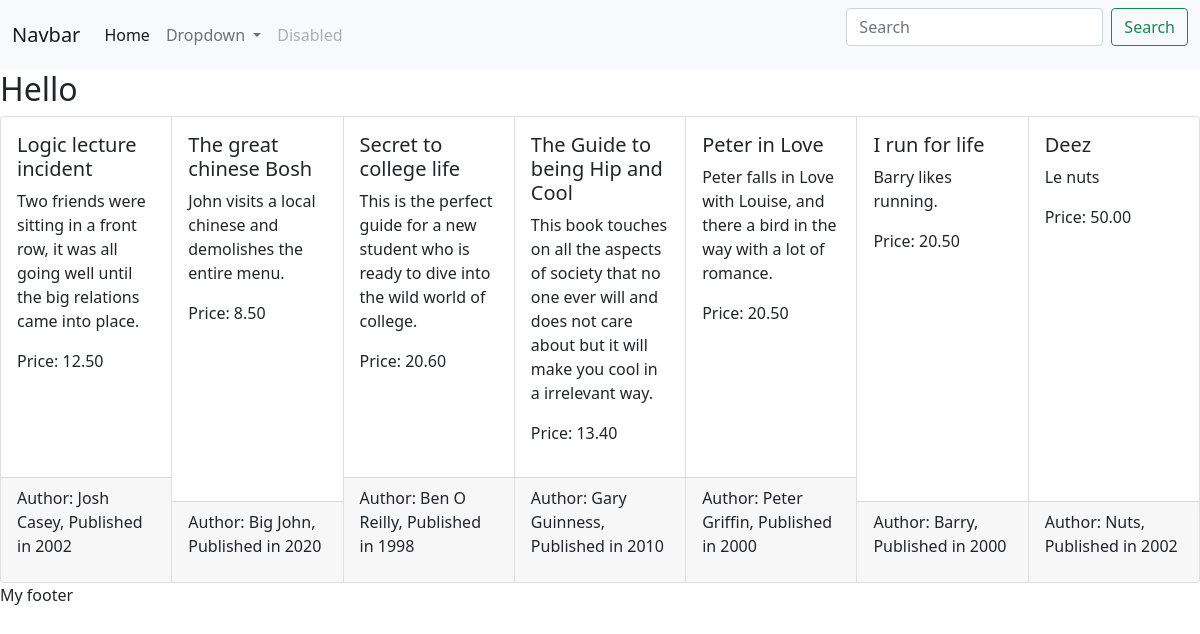
/books, run on the app's committed database.
### library/models.py (models this page shows)
class Book(models.Model):
    id = models.AutoField(primary_key=True)
    year = models.IntegerField()
    author = models.TextField()
    price = models.DecimalField(max_digits=5, decimal_places=2)
    title = models.TextField()
    synopsis = models.TextField()
    genre = models.CharField(default = "Comedy", max_length= 15)

### library/views.py (the view)
# urls.py: path('books', view_all_books, name="all_books"),
def view_all_books(request):
    all_books = Book.objects.all()
    return render(request, 'all_books.html', {'books':all_books})

### library/templates/all_books.html (shortened to what this page needs)
{% extends 'base.html' %}
{% block content %}
    <h2>Hello</h2>
    <div class="card-group">
        {% for b in books %}
            <div class="card" style="width: 18rem;">
                <div class="card-body">
                  <h5 class="card-title">{{b.title}}</h5>
                  <p>{{b.synopsis}}</p>
                  <p>Price: {{b.price}}</p>
                </div>
                <div class="card-footer">
                    <p>Author: {{b.author}}, Published in {{b.year}}</p>
                </div>
            </div>
        {% endfor %}
      </div>
{% endblock %}

### library/templates/base.html (shortened to what this page needs)
<html>
    <head>
        <link href="https://cdn.jsdelivr.net/npm/bootstrap@5.0.2/dist/css/bootstrap.min.css" rel="stylesheet">
    </head>
    <body>
        <nav class="navbar navbar-expand-lg navbar-light bg-light">
            <div class="container-fluid">
              <a class="navbar-brand" href="#">Navbar</a>
              <div class="collapse navbar-collapse" id="navbarSupportedContent">
                <ul class="navbar-nav me-auto mb-2 mb-lg-0">
                  <li class="nav-item">
                    <a class="nav-link active" aria-current="page" href="{% url 'all_books' %}">Home</a>
                  </li>
                  <li class="nav-item dropdown">
                    <a class="nav-link dropdown-toggle" href="#" id="navbarDropdown" role="button" data-bs-toggle="dropdown" aria-expanded="false">
                      Dropdown
                    </a>
                  </li>
                  <li class="nav-item">
                    <a class="nav-link disabled" href="#" tabindex="-1" aria-disabled="true">Disabled</a>
                  </li>
                </ul>
                <form class="d-flex">
                  <input class="form-control me-2" type="search" placeholder="Search" aria-label="Search">
                  <button class="btn btn-outline-success" type="submit">Search</button>
                </form>
              </div>
            </div>
          </nav>
        {% block content %}
        {% endblock %}
        <footer>
            <p>My footer</p>
        </footer>
    </body>
</html>

### data on the page
Book: title "Logic lecture incident", synopsis "Two friends were sitting in a front row, it was all going well until the big relations came into place.", price "12.50", author "Josh Casey", year "2002"
Book: title "The great chinese Bosh", synopsis "John visits a local chinese and demolishes the entire menu.", price "8.50", author "Big John", year "2020"
Book: title "Secret to college life", synopsis "This is the perfect guide for a new student who is ready to dive into the wild world of college.", price "20.60", author "Ben O Reilly", year "1998"
Book: title "The Guide to being Hip and Cool", synopsis "This book touches on all the aspects of society that no one ever will and does not care about but it will make you cool in a irrelevant way.", price "13.40", author "Gary Guinness", year "2010"
Book: title "Peter in Love", synopsis "Peter falls in Love with Louise, and there a bird in the way with a lot of romance.", price "20.50", author "Peter Griffin", year "2000"
Book: title "I run for life", synopsis "Barry likes running.", price "20.50", author "Barry", year "2000"
Book: title "Deez", synopsis "Le nuts", price "50.00", author "Nuts", year "2002"
